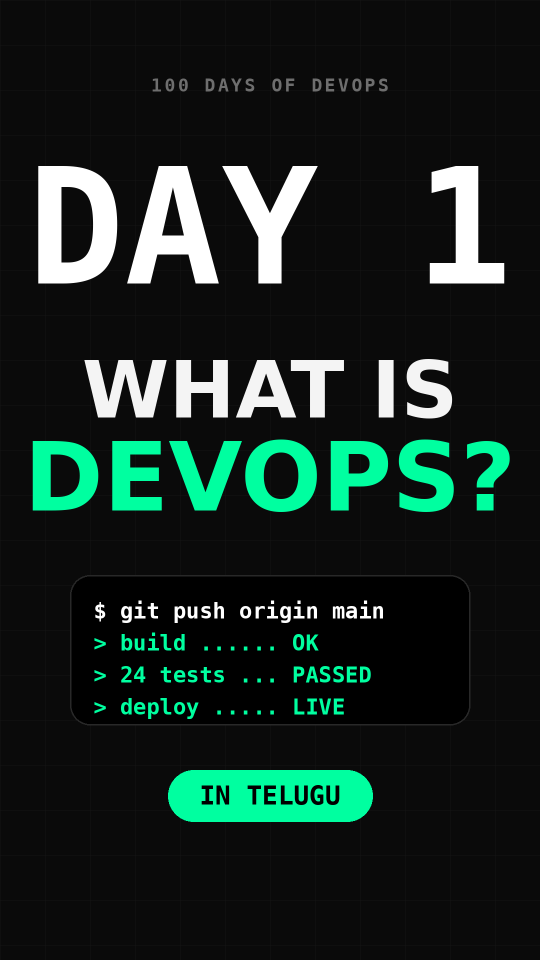
#> input picture video/day1-thumbnail-1080x1920.png, 1080 x 1920 px (shown at 1/2 size); its folder holds only this picture in this run
$ python -i build.py   (imports and definitions only)
#> lines starting #> are read from the running program, lines starting #| are printed output that depends on the picture
"""Build the 5:00 documentary: narration (offline TTS) -> music/SFX -> frames -> MP4 (+ SRT)."""
import sys, math, wave, subprocess, random, json
import numpy as np
from PIL import Image, ImageDraw, ImageFilter
from multiprocessing import Pool
import lib, scenes, narration
from lib import W, H, FPS, SS, clamp, ease

TOTAL = 300.0; SR = 44100
OVR = {0: [(1.30, 4.55, "My team took two to three days to make a YouTube intro."), (4.75, 14.6, "What if an AI could make its version in just forty minutes?")],
       285: [(285.7, 289.0, "AI can accelerate the workflow."), (289.4, 297.8, "But direction, judgment, and the final creative decisions still matter.")]}

# [148 lines left out: functions build_voice, voice_track, music_and_sfx, mix_audio, not called in this run]

def write_wav(path, mix):
    with wave.open(path, "wb") as w:
        w.setnchannels(2); w.setsampwidth(2); w.setframerate(SR); w.writeframes((np.stack([mix, mix], 1) * 32767).astype("<i2").tobytes())

# ---------------------------------------------------------------- captions
CYANW = {"claude", "opus", "5.5", "chatgpt", "6", "astra", "ai", "saas", "youtube"}
YELW = {"two", "three", "forty", "days", "minutes", "40", "2–3", "render", "time"}
CAPS = []   # (start, end, text)

# [12 lines left out: function build_captions, not called in this run]

def srt_time(x): ms = int(round(x * 1000)); return "%02d:%02d:%02d,%03d" % (ms // 3600000, ms // 60000 % 60, ms // 1000 % 60, ms % 1000)
def write_srt(path):
    with open(path, "w", encoding="utf-8") as f:
        for i, (a, b, tx) in enumerate(CAPS, 1): f.write(f"{i}\n{srt_time(a)} --> {srt_time(b)}\n{tx}\n\n")

# [18 lines left out: functions caption_layer, scene_img, not called in this run]

def render(frame):
    T = frame / FPS
    i = max(k for k, s in enumerate(scenes.SCENES) if s[0] <= T + 1e-9) if T < TOTAL else len(scenes.SCENES) - 1
    st, en, fn, tr = scenes.SCENES[i]
    img = scene_img(i, T); lt = T - st; D = 0.5
    if i > 0 and tr != "cut" and lt < D:
        p = ease(lt / D); prev = scene_img(i - 1, T)
        if tr == "wipe":
            x = int(W * p); m = Image.new("L", (W, H), 0); ImageDraw.Draw(m).rectangle([0, 0, x, H], fill=255)
            img = Image.composite(img, prev, m); d = ImageDraw.Draw(img); d.rectangle([x - 4, 0, x + 4, H], fill=lib.CYAN)
        elif tr == "whip":
            canvas = Image.new("RGB", (W, H), lib.DARK); off = int(W * p)
            canvas.paste(prev, (-off, 0)); canvas.paste(img, (W - off, 0))
            canvas = canvas.filter(ImageFilter.GaussianBlur(radius=40 * math.sin(math.pi * p) ** 2 + 0.01)) if False else canvas
            blur = Image.blend(canvas.transform(canvas.size, Image.AFFINE, (1, 0, -30 * math.sin(math.pi * p), 0, 1, 0)), canvas, 0.5)
            img = blur
        else:
            img = Image.blend(prev, img, p)
    # captions
    for a, b, tx in CAPS:
        if a <= T < b + 0.0:
            lay = caption_layer(tx); img = img.convert("RGBA"); img.alpha_composite(lay, (0, H - 120)); img = img.convert("RGB"); break
    arr = np.asarray(img, dtype=np.float32)
    arr *= VIG; arr += np.random.default_rng(frame).normal(0, 1.6, arr.shape[:2])[..., None]
    return np.clip(arr, 0, 255).astype(np.uint8).tobytes()

yy, xx = np.mgrid[0:H, 0:W]
VIG = np.clip(1.06 - 0.34 * (((xx - W / 2) / (W / 2)) ** 2 + ((yy - H / 2) / (H / 2)) ** 2), 0.55, 1)[..., None].astype(np.float32)

# [24 lines not run here, left out]

>>> import cv2
>>> picture = cv2.imread('../video/day1-thumbnail-1080x1920.png', cv2.IMREAD_GRAYSCALE)
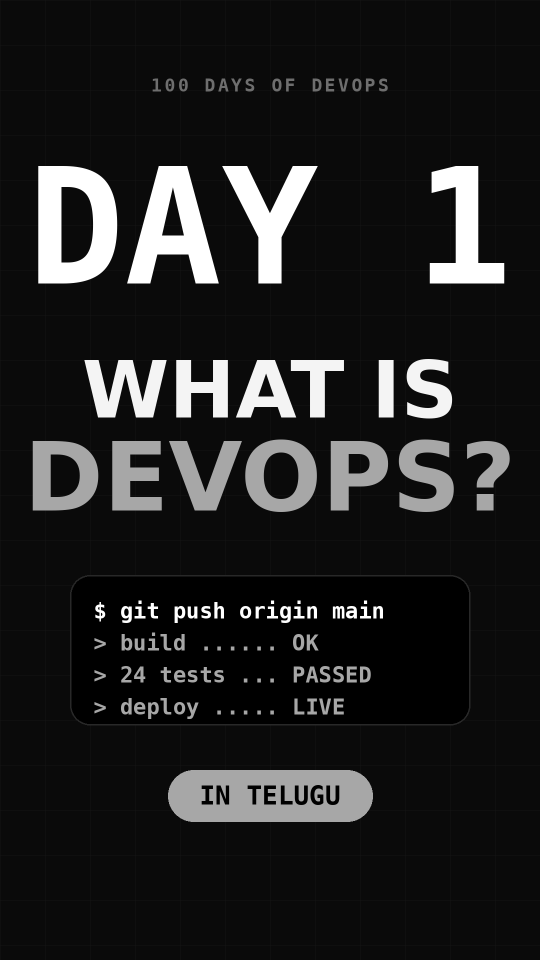
#> picture: shape (1920, 1080) (shown at 1/2 size); min 0, max 255, mean 33
>>> result = render(picture)
#> (the run stopped early here; a loop or call above may not have finished)

$ run again, on video/day2-thumbnail-1080x1920.png
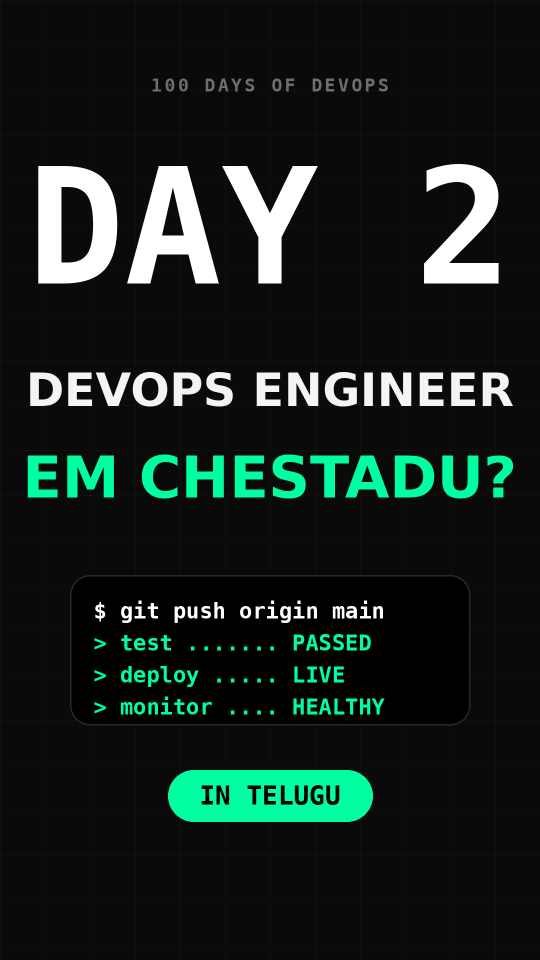
#> input picture video/day2-thumbnail-1080x1920.png, 1080 x 1920 px (shown at 1/2 size)
#> `picture = cv2.imread('../video/day1-thumbnail-1080x1920.png', cv2.IMRE..`:
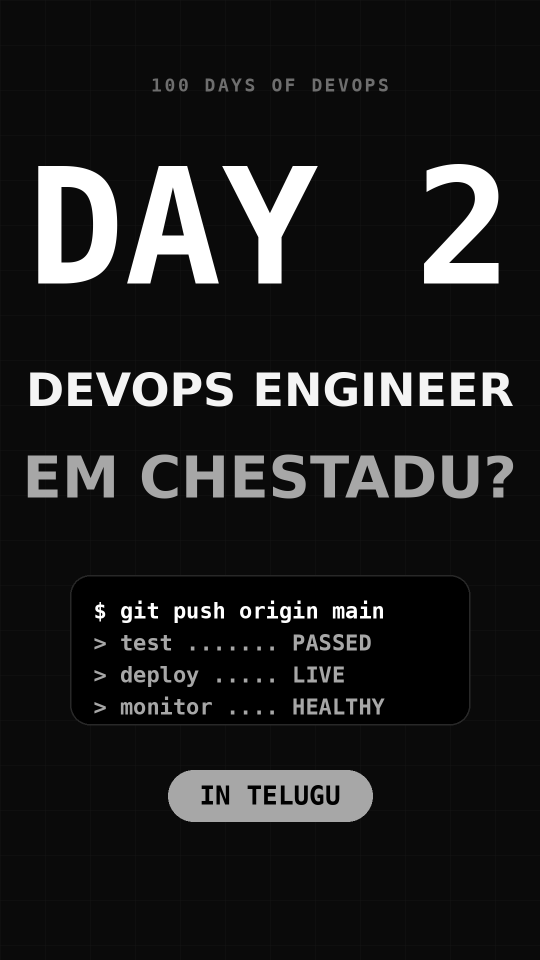
#> picture: shape (1920, 1080) (shown at 1/2 size); min 0, max 255, mean 30.4

$ run again, on video/day2-thumbnail-reel-1080x1920.png
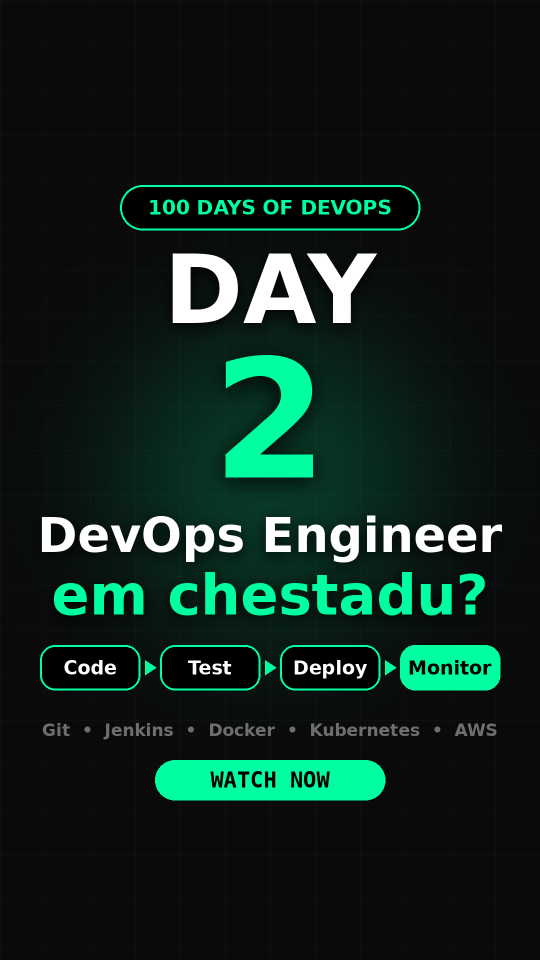
#> input picture video/day2-thumbnail-reel-1080x1920.png, 1080 x 1920 px (shown at 1/2 size)
#> `picture = cv2.imread('../video/day1-thumbnail-1080x1920.png', cv2.IMRE..`:
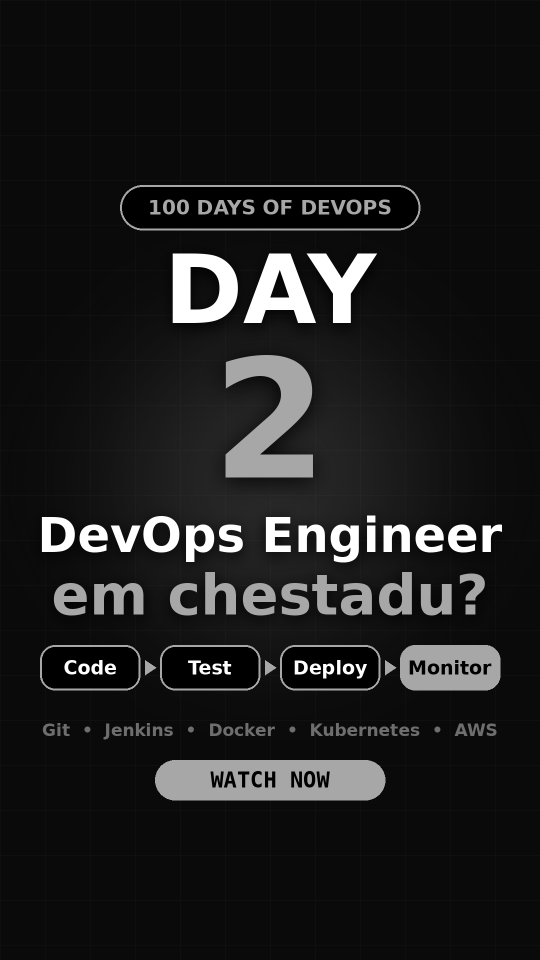
#> picture: shape (1920, 1080) (shown at 1/2 size); min 0, max 255, mean 29.5
